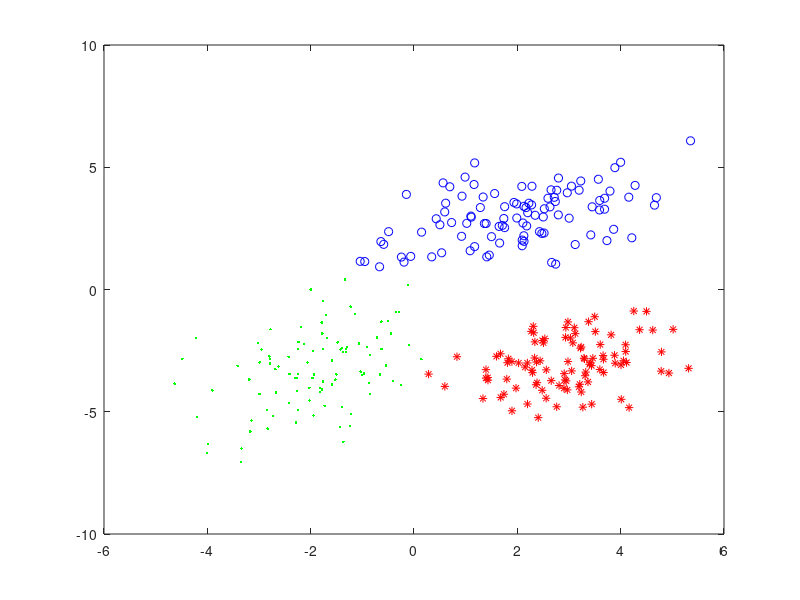
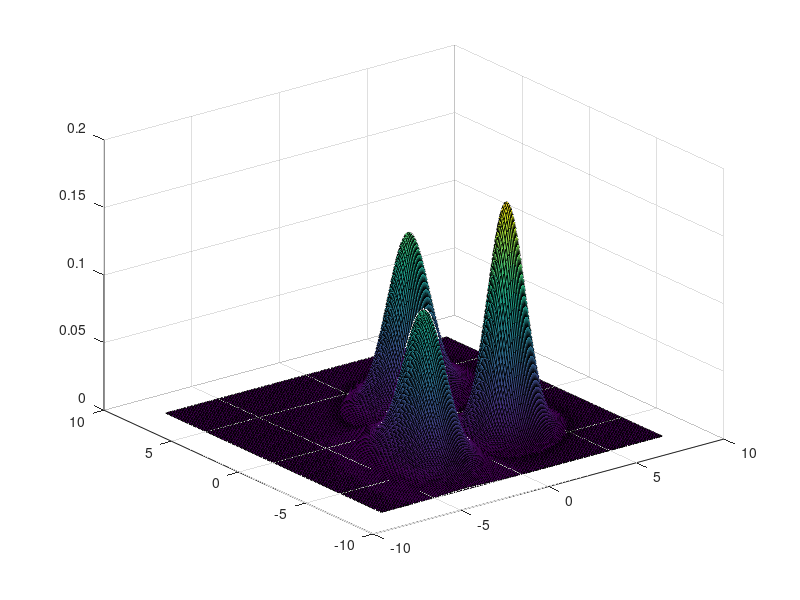
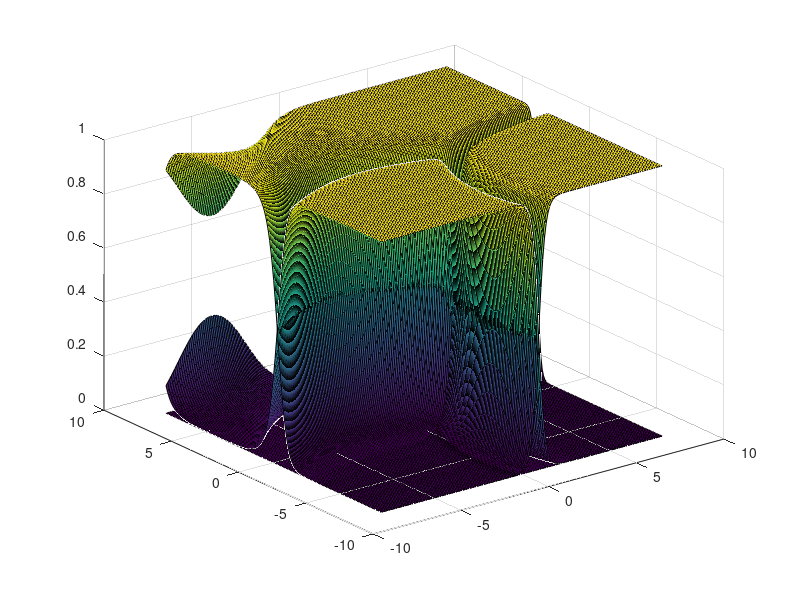
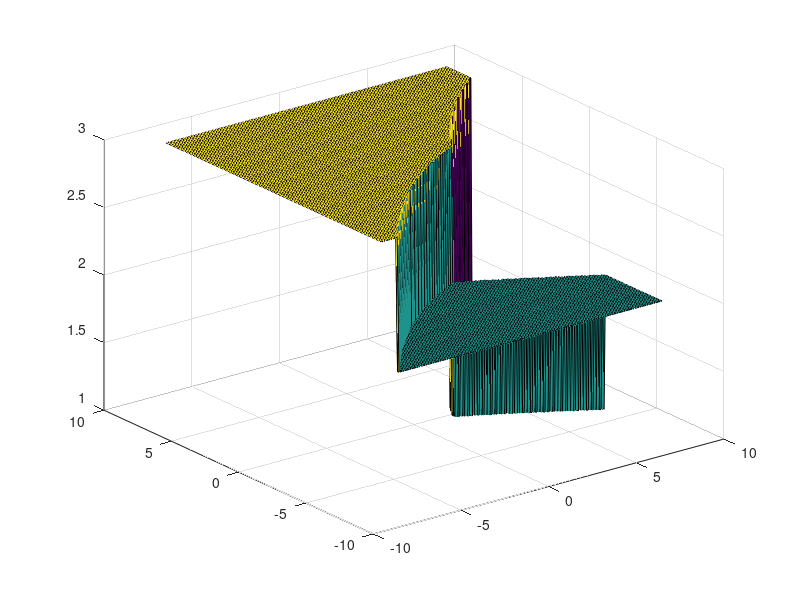

Write the MATLAB code that produced these figures, in order.
%% generate dataset: 2 dimensional 3 classes
mean1_construct = [-2 -3];cov1_construct = [1 0.5; 0.5 2];
mean2_construct = [2 3];  cov2_construct = [2 0.75; 0.75 1];
mean3_construct = [3 -3]; cov3_construct = [1 0.25; 0.25 1];
X1 = mvnrnd(mean1_construct, cov1_construct, 100); %generate the dataset by multivariate normal random numbers
X2 = mvnrnd(mean2_construct, cov2_construct, 100);
X3 = mvnrnd(mean3_construct, cov3_construct, 100);
figure(1);
plot(X1(:, 1), X1(:, 2), '.g');hold on;
plot(X2(:, 1), X2(:, 2), 'ob');hold on;
plot(X3(:, 1), X3(:, 2), '*r');

%% assign the prior probablity
P_w1 = 0.7;
P_w2 = 0.2;
P_w3 = 0.1;

[x, y] = meshgrid(-8 : 0.1 : 8);
%% compute and plot conditional probablity
mean1 = mean(X1); cov1 = cov(X1);
mean2 = mean(X2); cov2 = cov(X2);
mean3 = mean(X3); cov3 = cov(X3);
P_X_w1 = reshape(mvnpdf([x(:), y(:)], mean1, cov1),size(x));
P_X_w2 = reshape(mvnpdf([x(:), y(:)], mean2, cov2),size(x));
P_X_w3 = reshape(mvnpdf([x(:), y(:)], mean3, cov3),size(x));
figure(2);
surf(x,y,P_X_w1);hold on;
surf(x,y,P_X_w2);hold on;
surf(x,y,P_X_w3);

%% compute posterior probablity and make min error decision boundary
p_X_w1_joint = P_X_w1*P_w1;
p_X_w2_joint = P_X_w2*P_w2;
p_X_w3_joint = P_X_w3*P_w3;
p_w1_X = p_X_w1_joint./(p_X_w1_joint+p_X_w2_joint+p_X_w3_joint);
p_w2_X = p_X_w2_joint./(p_X_w1_joint+p_X_w2_joint+p_X_w3_joint);
p_w3_X = p_X_w3_joint./(p_X_w1_joint+p_X_w2_joint+p_X_w3_joint);
figure(3);
surf(x,y,p_w1_X);hold on;
surf(x,y,p_w2_X);hold on;
surf(x,y,p_w3_X);

Region_result = zeros(size(x));
for i = 1:size(x,1)
    for j = 1:size(x,1)
        [~,Class] = min([p_w1_X(i,j) p_w2_X(i,j) p_w3_X(i,j)]);
        Region_result(i,j) = Class;
    end
end
figure(4);
surf(x,y,Region_result);

%% compute posterior probablity and make min error decision boundary
% define risk matrix
Lambda = [0 2 1; 2 0 3; 3 5 0];
Risk1 = Lambda(1, 1) * p_w1_X + Lambda(1, 2) * p_w2_X + Lambda(1, 3) * p_w3_X;
Risk2 = Lambda(2, 1) * p_w1_X + Lambda(2, 2) * p_w2_X + Lambda(2, 3) * p_w3_X;
Risk3 = Lambda(3, 1) * p_w1_X + Lambda(3, 2) * p_w2_X + Lambda(3, 3) * p_w3_X;
figure(5);
surf(x,y,Risk1);hold on;
surf(x,y,Risk2);hold on;
surf(x,y,Risk3);

Region_result = zeros(size(x));
for i = 1:size(x,1)
    for j = 1:size(x,1)
        [~,Class] = min([Risk1(i,j) Risk2(i,j) Risk3(i,j)]);
        Region_result(i,j) = Class;
    end
end
figure(6);
surf(x,y,Region_result);